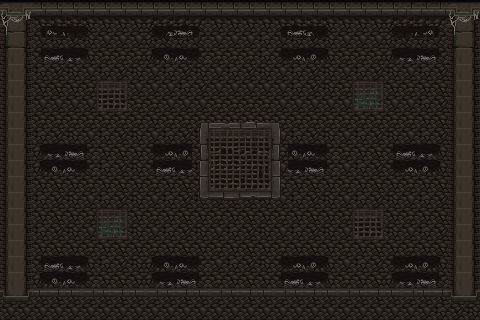

A 2D game scene composited from a Tiled map and its tileset images. What follows is a short description and the map's XML, with each tile layer's data collapsed to a summary:
An orthogonal 30x20 tile map with 16x16 px tiles, 3 tile layers (Tile Layer 1, Tile Layer 2, Tile Layer 3), 2 tilesets and 8 objects.

<map version="1.10" tiledversion="1.11.1" orientation="orthogonal" renderorder="right-down" width="30" height="20" tilewidth="16" tileheight="16" infinite="0" nextlayerid="10" nextobjectid="20">
 <tileset firstgid="1" source="images/tilemap/Tileset01.tsx" />
 <tileset firstgid="106" source="images/tilemap/Tileset02.tsx" />
 <layer id="2" name="Tile Layer 1" width="30" height="20">
  <data>[600 cells, 536 non-empty, 12 distinct tile ids]</data>
 </layer>
 <layer id="3" name="Tile Layer 2" width="30" height="20">
  <data>[600 cells, 165 non-empty, 95 distinct tile ids]</data>
 </layer>
 <layer id="1" name="Tile Layer 3" width="30" height="20">
  <data>[600 cells, 128 non-empty, 19 distinct tile ids]</data>
 </layer>
 <objectgroup id="4" name="Ground Collisions Layer">
  <object id="10" x="-0.25" y="287.25" width="480.5" height="33" />
 </objectgroup>
 <objectgroup id="6" name="Left Wall Collisions Layer">
  <object id="14" x="-0.333333" y="0" width="27.6667" height="320.667" />
 </objectgroup>
 <objectgroup id="7" name="Right Wall Collisions Layer">
  <object id="13" x="453.333" y="-0.333333" width="26.6667" height="320.667" />
 </objectgroup>
 <objectgroup id="8" name="Top Collisions Layer">
  <object id="12" x="0" y="0" width="480.25" height="16.5" />
 </objectgroup>
 <objectgroup id="9" name="Enemy Despawn Collision Layer">
  <object id="16" x="-125" y="-125" width="750" height="20" />
  <object id="17" x="-125" y="445" width="750" height="20" />
  <object id="18" x="-145" y="-110" width="20" height="560" />
  <object id="19" x="625" y="-110" width="20" height="560" />
 </objectgroup>
</map>
